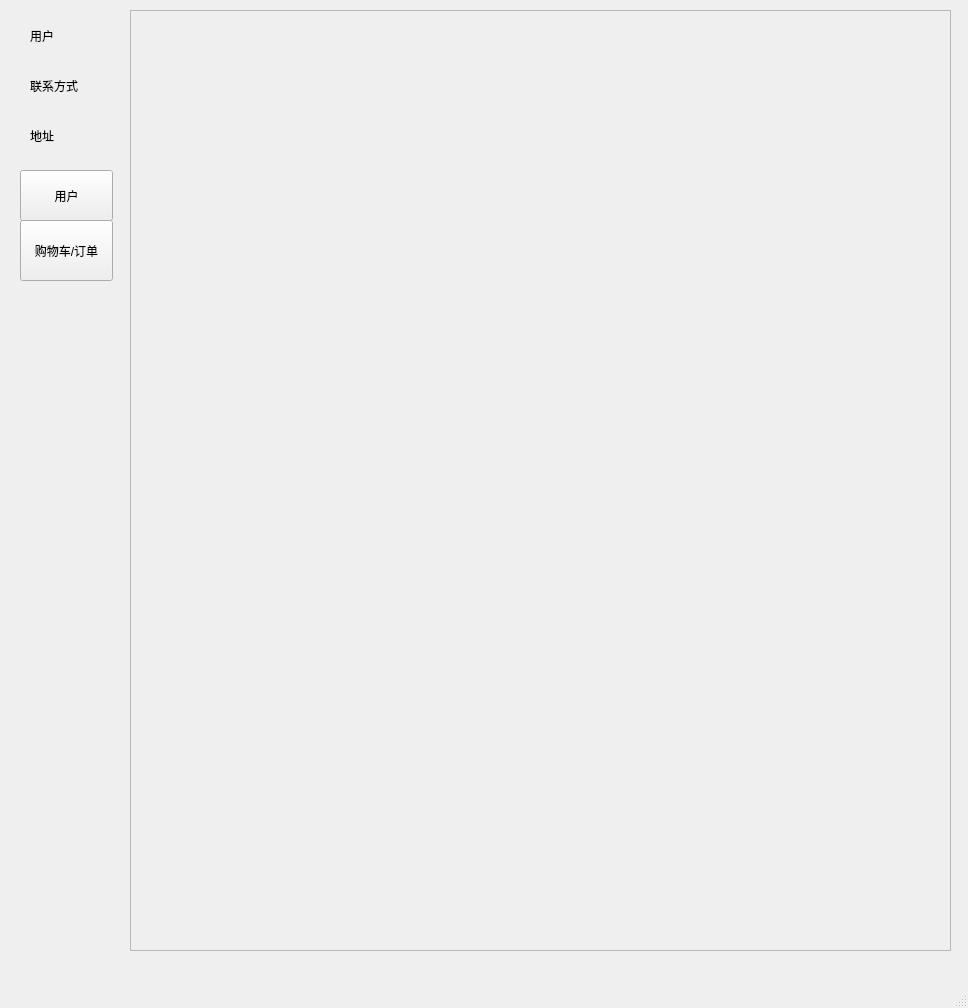
<?xml version="1.0" encoding="UTF-8"?>
<ui version="4.0">
 <class>MainWindow</class>
 <widget class="QMainWindow" name="MainWindow">
  <property name="geometry">
   <rect>
    <x>0</x>
    <y>0</y>
    <width>968</width>
    <height>1008</height>
   </rect>
  </property>
  <property name="windowTitle">
   <string>MainWindow</string>
  </property>
  <widget class="QWidget" name="centralwidget">
   <widget class="QScrollArea" name="scrollArea_display">
    <property name="geometry">
     <rect>
      <x>130</x>
      <y>10</y>
      <width>821</width>
      <height>941</height>
     </rect>
    </property>
    <property name="widgetResizable">
     <bool>true</bool>
    </property>
    <widget class="QWidget" name="scrollAreaWidgetContents">
     <property name="geometry">
      <rect>
       <x>0</x>
       <y>0</y>
       <width>819</width>
       <height>939</height>
      </rect>
     </property>
    </widget>
   </widget>
   <widget class="QPushButton" name="pushButton_cart">
    <property name="geometry">
     <rect>
      <x>20</x>
      <y>220</y>
      <width>93</width>
      <height>61</height>
     </rect>
    </property>
    <property name="text">
     <string>购物车/订单</string>
    </property>
   </widget>
   <widget class="QPushButton" name="pushButton_login">
    <property name="geometry">
     <rect>
      <x>20</x>
      <y>170</y>
      <width>93</width>
      <height>51</height>
     </rect>
    </property>
    <property name="text">
     <string>用户</string>
    </property>
   </widget>
   <widget class="QLabel" name="label_user">
    <property name="geometry">
     <rect>
      <x>30</x>
      <y>20</y>
      <width>72</width>
      <height>31</height>
     </rect>
    </property>
    <property name="text">
     <string>用户</string>
    </property>
    <property name="textFormat">
     <enum>Qt::AutoText</enum>
    </property>
   </widget>
   <widget class="QLabel" name="label_phone">
    <property name="geometry">
     <rect>
      <x>30</x>
      <y>70</y>
      <width>72</width>
      <height>31</height>
     </rect>
    </property>
    <property name="text">
     <string>联系方式</string>
    </property>
   </widget>
   <widget class="QLabel" name="label_address">
    <property name="geometry">
     <rect>
      <x>30</x>
      <y>120</y>
      <width>72</width>
      <height>31</height>
     </rect>
    </property>
    <property name="text">
     <string>地址</string>
    </property>
   </widget>
  </widget>
  <widget class="QMenuBar" name="menubar">
   <property name="geometry">
    <rect>
     <x>0</x>
     <y>0</y>
     <width>968</width>
     <height>30</height>
    </rect>
   </property>
  </widget>
  <widget class="QStatusBar" name="statusbar"/>
 </widget>
 <resources/>
 <connections/>
</ui>
